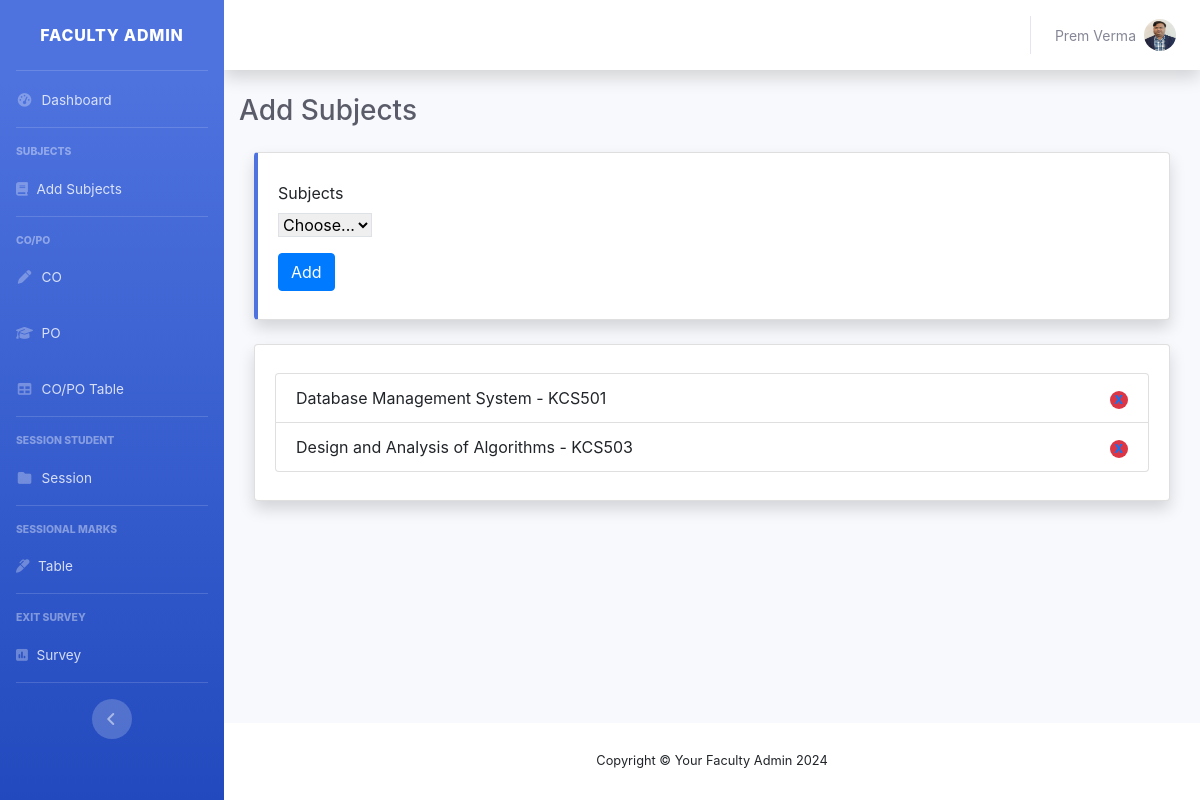
The app's page /add-subject/ (signed in) with its own data.
### core/models.py (models this page shows, shortened)
class CustomUser(AbstractUser):
    photo = models.ImageField(upload_to='faculty_profile')
    college = models.ForeignKey(College, on_delete=models.SET_NULL, null=True, blank=True)
    department = models.CharField(max_length=20, choices=department_choices, null=True, blank=True)
    contact_number = models.CharField(max_length=10, null=True, blank=True)
    subjects = models.ManyToManyField(Subject, blank=True)
    is_login_permitted = models.BooleanField(default=False)
    is_editing_table_permitted = models.BooleanField(default=False)
    is_sessional_table_editing_permitted = models.BooleanField(default=False)

class Subject(models.Model):
    uuid = models.UUIDField(default=uuid.uuid4, primary_key=True, editable=False)
    title = models.CharField(max_length=120)
    code = models.CharField(max_length=10)
    program = models.CharField(max_length=120, blank=True, null=True)

### core/views.py (the view, shortened to what this page needs)
# urls.py: path('add-subject/', views.add_subject, name='add-subject'),
@login_required(login_url='login')
def add_subject(request):
    subjects = Subject.objects.all()
    user_subjects = request.user.subjects.all()
    context = {
        'subjects': subjects,
        'user_subjects': user_subjects
    }
    return render(request, 'subject/add-subject.html', context)

### core/templates/subject/add-subject.html (shortened to what this page needs)
{% extends 'base-dash.html' %}
{% block content %}
        <div class="container-fluid">
            <h1 class="h3 mb-4 text-gray-800">Add Subjects</h1>
            <div class="container col-md-12">
                <div class="row">
                    <div class="col-12 col-md-12 mb-4">
                        <div class="card border-left-primary shadow h-100 py-2">
                            <div class="card-body">
                                <form method="POST" class="row g-3">
                                    <div class="col-md-12">
                                      <label for="inputState" class="form-label">Subjects</label><br>
                                      <select data-live-search="true" id="inputState" name="subject_uuid" class="form-select selectpicker border mb-3">
                                        <option value="{{selected_subject.uuid}}" selected>{% if selected_subject != '' and selected_subject != None %}{{selected_subject}}{%else %}Choose...{% endif %}</option>
                                      </select>
                                    </div>
                                    <div class="col-12">
                                      <button type="submit" class="btn btn-primary">Add</button>
                                    </div>
                                  </form>
                            </div>
                        </div>
                    </div>
                </div>
            </div>
            {% if user_subjects|length > 0 %}
            <div class="container col-md-12">
                <div class="row">
                    <div class="col-12 col-md-12 mb-4">
                        <div class="card shadow h-100 py-2">
                            <div class="card-body">
                                <ol class="list-group list-group-numbered">
                                    {% for user_subject in user_subjects %}
                                    <li class="list-group-item d-flex justify-content-between align-items-center">{{user_subject.title}} - {{user_subject.code}}
                                        <a href="{% url 'remove-subject' pk=user_subject.uuid %}"><span class="badge bg-danger rounded-pill">X</span></a>
                                    </li>
                                    {% endfor %}
                                  </ol>
                            </div>
                        </div>
                    </div>
                </div>
            </div>
            {% endif %}
        </div>
{% endblock content %}

### core/templates/base-dash.html (shortened to what this page needs)
{% load static %}
{% load custom_tags %}
<!DOCTYPE html>
<html lang="en">
  <head>
    <link rel="stylesheet"
          href="https://cdnjs.cloudflare.com/ajax/libs/font-awesome/6.5.2/css/all.min.css"
 />
    <link href="{% static 'css/sb-admin-2.min.css' %}" rel="stylesheet" />
    <link rel="stylesheet"
          href="https://cdn.jsdelivr.net/npm/bootstrap@4.6.2/dist/css/bootstrap.min.css"
 />
  </head>
  <body id="page-top">
    <div id="wrapper">
      <ul class="navbar-nav bg-gradient-primary sidebar sidebar-dark accordion"
          id="accordionSidebar">
        <a class="sidebar-brand d-flex align-items-center justify-content-center"
           href="{% url 'dashboard' %}">
          <div class="sidebar-brand-text mx-3">Faculty Admin</div>
        </a>
        <hr class="sidebar-divider my-0" />
        <li class="nav-item">
          <a class="nav-link" href="{% url 'dashboard' %}">
            <i class="fas fa-fw fa-tachometer-alt"></i>
            <span>Dashboard</span></a>
        </li>
        <hr class="sidebar-divider" />
        <div class="sidebar-heading">Subjects</div>
        <li class="nav-item">
          <a class="nav-link" href="{% url 'add-subject' %}" aria-expanded="true">
            <i class="fa-solid fa-book"></i>
            <span>Add Subjects</span>
          </a>
        </li>
        <hr class="sidebar-divider" />
        <div class="sidebar-heading">CO/PO</div>
        <li class="nav-item">
          <a class="nav-link" href="{% url 'add-co' %}">
            <i class="fas fa-fw fa-pen"></i>
            <span>CO</span>
          </a>
        </li>
        <li class="nav-item">
          <a class="nav-link collapsed" href="{% url 'add-po' %}">
            <i class="fa-solid fa-graduation-cap"></i>
            <span>PO</span>
          </a>
        </li>
        <li class="nav-item">
          <a class="nav-link collapsed" href="{% url 'co-po-table' %}">
            <i class="fas fa-fw fa-table"></i>
            <span>CO/PO Table</span>
          </a>
        </li>
        <hr class="sidebar-divider" />
        <div class="sidebar-heading">Session Student</div>
        <li class="nav-item">
          <a class="nav-link" href="{% url 'session-list' %}">
            <i class="fas fa-fw fa-folder"></i>
            <span>Session</span>
          </a>
        </li>
        <hr class="sidebar-divider" />
        <div class="sidebar-heading">Sessional Marks</div>
        <li class="nav-item">
          <a class="nav-link" href="{% url 'sessional-table' %}">
            <i class="fa-solid fa-marker"></i>
            <span>Table</span>
          </a>
        </li>
        <hr class="sidebar-divider" />
        <div class="sidebar-heading">Exit Survey</div>
        <li class="nav-item">
          <a class="nav-link" href="{% url 'exit-survey' %}">
            <i class="fa-solid fa-square-poll-vertical"></i>
            <span>Survey</span>
          </a>
        </li>
        <hr class="sidebar-divider d-none d-md-block" />
        <div class="text-center d-none d-md-inline">
          <button class="rounded-circle border-0" id="sidebarToggle"></button>
        </div>
      </ul>
      <div id="content-wrapper" class="d-flex flex-column">
        <div id="content">
          <nav class="navbar navbar-expand navbar-light bg-white topbar mb-4 static-top shadow">
            <ul class="navbar-nav ml-auto">
              <li class="nav-item dropdown no-arrow">
                <a class="nav-link dropdown-toggle"
                   href="#"
                   id="userDropdown"
                   role="button"
                   data-toggle="dropdown"
                   aria-haspopup="true"
                   aria-expanded="false">
                  <span class="mr-2 d-none d-lg-inline text-gray-600 small">{{ request.user.first_name }}
                  {{ request.user.last_name }}</span>
                  <img class="img-profile rounded-circle" src="{{ request.user.photo.url }}" />
                </a>
              </li>
            </ul>
          </nav>
          {% block content %}
          {% endblock content %}
        </div>
        <footer class="sticky-footer bg-white">
          <div class="container my-auto">
            <div class="copyright text-center my-auto">
              <span>Copyright © Your Faculty Admin 2024</span>
            </div>
          </div>
        </footer>
      </div>
    </div>
    <link rel="stylesheet"
          href="https://cdn.jsdelivr.net/npm/bootstrap-select@1.13.14/dist/css/bootstrap-select.min.css" />
  </body>
</html>

### records on screen
CustomUser: user.first_name "Prem", user.last_name "Verma", user.photo (picture)
Subject: title "Database Management System", code "KCS501"
Subject: title "Design and Analysis of Algorithms", code "KCS503"
